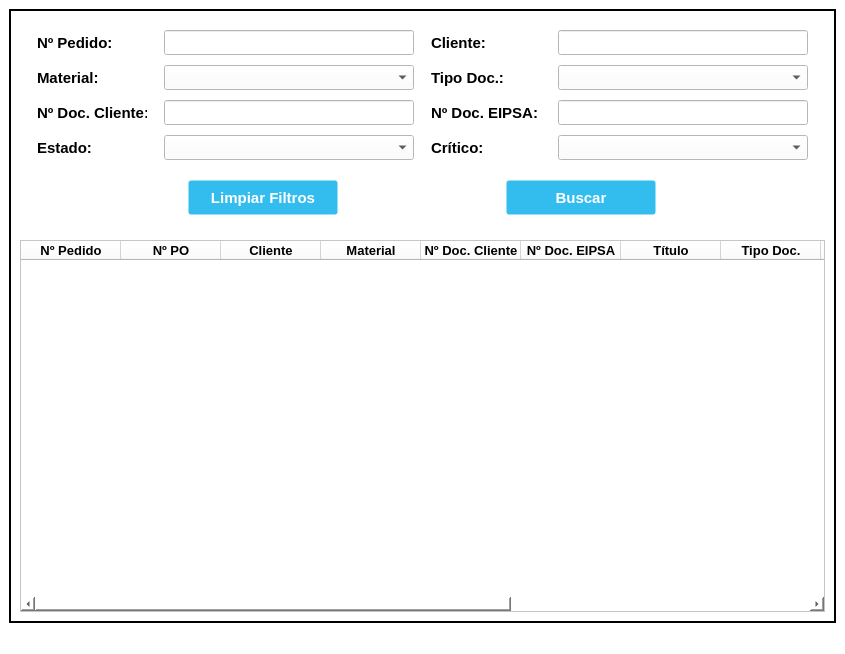
<?xml version="1.0" encoding="UTF-8"?>
<ui version="4.0">
 <class>QueryDoc_Window</class>
 <widget class="QMainWindow" name="QueryDoc_Window">
  <property name="geometry">
   <rect>
    <x>0</x>
    <y>0</y>
    <width>845</width>
    <height>654</height>
   </rect>
  </property>
  <property name="minimumSize">
   <size>
    <width>845</width>
    <height>590</height>
   </size>
  </property>
  <property name="windowTitle">
   <string>Consultar Documentación</string>
  </property>
  <property name="windowIcon">
   <iconset>
    <normaloff>//nas01/DATOS/Comunes/EIPSA-ERP/Resources/Iconos/icon.ico</normaloff>//nas01/DATOS/Comunes/EIPSA-ERP/Resources/Iconos/icon.ico</iconset>
  </property>
  <property name="styleSheet">
   <string notr="true">QWidget {
background-color: rgb(255, 255, 255);
}

.QFrame {
	border: 2px solid black;
}

QPushButton {
background-color: #33bdef;
  border: 1px solid transparent;
  border-radius: 3px;
  color: #fff;
  font-family: -apple-system,system-ui,&quot;Segoe UI&quot;,&quot;Liberation Sans&quot;,sans-serif;
  font-size: 15px;
  font-weight: 800;
  line-height: 1.15385;
  margin: 0;
  outline: none;
  padding: 8px .8em;
  text-align: center;
  text-decoration: none;
  vertical-align: baseline;
  white-space: nowrap;
}

QPushButton:hover {
	background-color: #019ad2;
	border-color: rgb(0, 0, 0);
}

QPushButton:focus {
	background-color: #019ad2;
	border-color: rgb(0, 0, 0);
}

QPushButton:pressed {
	background-color: rgb(1, 140, 190);
	border-color: rgb(255, 255, 255)
}

QPushButton:focus:pressed {
    background-color: rgb(1, 140, 190);
    border-color: rgb(255, 255, 255);
}</string>
  </property>
  <widget class="QWidget" name="centralwidget">
   <layout class="QGridLayout" name="gridLayout">
    <item row="0" column="0">
     <widget class="QFrame" name="frame">
      <property name="frameShape">
       <enum>QFrame::StyledPanel</enum>
      </property>
      <property name="frameShadow">
       <enum>QFrame::Raised</enum>
      </property>
      <layout class="QGridLayout" name="gridLayout_2">
       <property name="verticalSpacing">
        <number>10</number>
       </property>
       <item row="1" column="0">
        <layout class="QHBoxLayout" name="hLayout1">
         <item>
          <widget class="QLabel" name="label_NumOrder">
           <property name="minimumSize">
            <size>
             <width>110</width>
             <height>25</height>
            </size>
           </property>
           <property name="maximumSize">
            <size>
             <width>110</width>
             <height>25</height>
            </size>
           </property>
           <property name="font">
            <font>
             <pointsize>11</pointsize>
             <bold>true</bold>
            </font>
           </property>
           <property name="text">
            <string>Nº Pedido:</string>
           </property>
          </widget>
         </item>
         <item>
          <widget class="QLineEdit" name="NumOrder_QueryDoc">
           <property name="minimumSize">
            <size>
             <width>250</width>
             <height>25</height>
            </size>
           </property>
           <property name="maximumSize">
            <size>
             <width>250</width>
             <height>25</height>
            </size>
           </property>
           <property name="font">
            <font>
             <pointsize>10</pointsize>
            </font>
           </property>
          </widget>
         </item>
         <item>
          <widget class="QLabel" name="label_Client">
           <property name="minimumSize">
            <size>
             <width>110</width>
             <height>25</height>
            </size>
           </property>
           <property name="maximumSize">
            <size>
             <width>110</width>
             <height>25</height>
            </size>
           </property>
           <property name="font">
            <font>
             <pointsize>11</pointsize>
             <bold>true</bold>
            </font>
           </property>
           <property name="text">
            <string>Cliente:</string>
           </property>
          </widget>
         </item>
         <item>
          <widget class="QLineEdit" name="Client_QueryDoc">
           <property name="minimumSize">
            <size>
             <width>250</width>
             <height>25</height>
            </size>
           </property>
           <property name="maximumSize">
            <size>
             <width>250</width>
             <height>25</height>
            </size>
           </property>
           <property name="font">
            <font>
             <pointsize>10</pointsize>
            </font>
           </property>
          </widget>
         </item>
        </layout>
       </item>
       <item row="8" column="0">
        <widget class="QTableWidget" name="tableQueryDoc">
         <column>
          <property name="text">
           <string>Nº Pedido</string>
          </property>
          <property name="font">
           <font>
            <pointsize>10</pointsize>
            <bold>true</bold>
           </font>
          </property>
         </column>
         <column>
          <property name="text">
           <string>Nº PO</string>
          </property>
          <property name="font">
           <font>
            <pointsize>10</pointsize>
            <bold>true</bold>
           </font>
          </property>
         </column>
         <column>
          <property name="text">
           <string>Cliente</string>
          </property>
          <property name="font">
           <font>
            <pointsize>10</pointsize>
            <bold>true</bold>
           </font>
          </property>
         </column>
         <column>
          <property name="text">
           <string>Material</string>
          </property>
          <property name="font">
           <font>
            <pointsize>10</pointsize>
            <bold>true</bold>
           </font>
          </property>
         </column>
         <column>
          <property name="text">
           <string>Nº Doc. Cliente</string>
          </property>
          <property name="font">
           <font>
            <pointsize>10</pointsize>
            <bold>true</bold>
           </font>
          </property>
         </column>
         <column>
          <property name="text">
           <string>Nº Doc. EIPSA</string>
          </property>
          <property name="font">
           <font>
            <pointsize>10</pointsize>
            <bold>true</bold>
           </font>
          </property>
         </column>
         <column>
          <property name="text">
           <string>Título</string>
          </property>
          <property name="font">
           <font>
            <pointsize>10</pointsize>
            <bold>true</bold>
           </font>
          </property>
         </column>
         <column>
          <property name="text">
           <string>Tipo Doc.</string>
          </property>
          <property name="font">
           <font>
            <pointsize>10</pointsize>
            <bold>true</bold>
           </font>
          </property>
         </column>
         <column>
          <property name="text">
           <string>Crítico</string>
          </property>
          <property name="font">
           <font>
            <pointsize>10</pointsize>
            <bold>true</bold>
           </font>
          </property>
         </column>
         <column>
          <property name="text">
           <string>Estado</string>
          </property>
          <property name="font">
           <font>
            <pointsize>10</pointsize>
            <bold>true</bold>
           </font>
          </property>
         </column>
         <column>
          <property name="text">
           <string>Nº Revisión</string>
          </property>
          <property name="font">
           <font>
            <pointsize>10</pointsize>
            <bold>true</bold>
           </font>
          </property>
         </column>
         <column>
          <property name="text">
           <string>Fecha</string>
          </property>
          <property name="font">
           <font>
            <pointsize>10</pointsize>
            <bold>true</bold>
           </font>
          </property>
         </column>
         <column>
          <property name="text">
           <string>Historial</string>
          </property>
          <property name="font">
           <font>
            <pointsize>10</pointsize>
            <bold>true</bold>
           </font>
          </property>
         </column>
        </widget>
       </item>
       <item row="0" column="0">
        <spacer name="vSpacer1">
         <property name="orientation">
          <enum>Qt::Vertical</enum>
         </property>
         <property name="sizeType">
          <enum>QSizePolicy::Fixed</enum>
         </property>
         <property name="sizeHint" stdset="0">
          <size>
           <width>20</width>
           <height>10</height>
          </size>
         </property>
        </spacer>
       </item>
       <item row="4" column="0">
        <layout class="QHBoxLayout" name="hLayout4">
         <item>
          <widget class="QLabel" name="label_State">
           <property name="minimumSize">
            <size>
             <width>110</width>
             <height>25</height>
            </size>
           </property>
           <property name="maximumSize">
            <size>
             <width>110</width>
             <height>25</height>
            </size>
           </property>
           <property name="font">
            <font>
             <pointsize>11</pointsize>
             <bold>true</bold>
            </font>
           </property>
           <property name="text">
            <string>Estado:</string>
           </property>
          </widget>
         </item>
         <item>
          <widget class="QComboBox" name="comboBox_2">
           <property name="minimumSize">
            <size>
             <width>250</width>
             <height>25</height>
            </size>
           </property>
           <property name="maximumSize">
            <size>
             <width>250</width>
             <height>25</height>
            </size>
           </property>
           <property name="font">
            <font>
             <pointsize>10</pointsize>
            </font>
           </property>
          </widget>
         </item>
         <item>
          <widget class="QLabel" name="label_Critical">
           <property name="minimumSize">
            <size>
             <width>110</width>
             <height>25</height>
            </size>
           </property>
           <property name="maximumSize">
            <size>
             <width>110</width>
             <height>25</height>
            </size>
           </property>
           <property name="font">
            <font>
             <pointsize>11</pointsize>
             <bold>true</bold>
            </font>
           </property>
           <property name="text">
            <string>Crítico:</string>
           </property>
          </widget>
         </item>
         <item>
          <widget class="QComboBox" name="Critical_QueryDoc">
           <property name="minimumSize">
            <size>
             <width>250</width>
             <height>25</height>
            </size>
           </property>
           <property name="maximumSize">
            <size>
             <width>250</width>
             <height>25</height>
            </size>
           </property>
           <property name="font">
            <font>
             <pointsize>10</pointsize>
            </font>
           </property>
          </widget>
         </item>
        </layout>
       </item>
       <item row="5" column="0">
        <spacer name="vSpacer2">
         <property name="orientation">
          <enum>Qt::Vertical</enum>
         </property>
         <property name="sizeType">
          <enum>QSizePolicy::Fixed</enum>
         </property>
         <property name="sizeHint" stdset="0">
          <size>
           <width>20</width>
           <height>10</height>
          </size>
         </property>
        </spacer>
       </item>
       <item row="2" column="0">
        <layout class="QHBoxLayout" name="hLayout2">
         <item>
          <widget class="QLabel" name="label_Material">
           <property name="minimumSize">
            <size>
             <width>110</width>
             <height>25</height>
            </size>
           </property>
           <property name="maximumSize">
            <size>
             <width>110</width>
             <height>25</height>
            </size>
           </property>
           <property name="font">
            <font>
             <pointsize>11</pointsize>
             <bold>true</bold>
            </font>
           </property>
           <property name="text">
            <string>Material:</string>
           </property>
          </widget>
         </item>
         <item>
          <widget class="QComboBox" name="Material_ueryDoc">
           <property name="minimumSize">
            <size>
             <width>250</width>
             <height>25</height>
            </size>
           </property>
           <property name="maximumSize">
            <size>
             <width>250</width>
             <height>25</height>
            </size>
           </property>
           <property name="font">
            <font>
             <pointsize>10</pointsize>
            </font>
           </property>
          </widget>
         </item>
         <item>
          <widget class="QLabel" name="label_TypeDoc">
           <property name="minimumSize">
            <size>
             <width>110</width>
             <height>25</height>
            </size>
           </property>
           <property name="maximumSize">
            <size>
             <width>110</width>
             <height>25</height>
            </size>
           </property>
           <property name="font">
            <font>
             <pointsize>11</pointsize>
             <bold>true</bold>
            </font>
           </property>
           <property name="text">
            <string>Tipo Doc.:</string>
           </property>
          </widget>
         </item>
         <item>
          <widget class="QComboBox" name="TypeDoc_QueryDoc">
           <property name="minimumSize">
            <size>
             <width>250</width>
             <height>25</height>
            </size>
           </property>
           <property name="maximumSize">
            <size>
             <width>250</width>
             <height>25</height>
            </size>
           </property>
           <property name="font">
            <font>
             <pointsize>10</pointsize>
            </font>
           </property>
          </widget>
         </item>
        </layout>
       </item>
       <item row="6" column="0">
        <layout class="QHBoxLayout" name="hLayout5">
         <item>
          <widget class="QPushButton" name="Button_Clean">
           <property name="minimumSize">
            <size>
             <width>150</width>
             <height>35</height>
            </size>
           </property>
           <property name="maximumSize">
            <size>
             <width>150</width>
             <height>35</height>
            </size>
           </property>
           <property name="text">
            <string>Limpiar Filtros</string>
           </property>
           <property name="autoDefault">
            <bool>true</bool>
           </property>
          </widget>
         </item>
         <item>
          <widget class="QPushButton" name="Button_Query">
           <property name="minimumSize">
            <size>
             <width>150</width>
             <height>35</height>
            </size>
           </property>
           <property name="maximumSize">
            <size>
             <width>150</width>
             <height>35</height>
            </size>
           </property>
           <property name="text">
            <string>Buscar</string>
           </property>
           <property name="autoDefault">
            <bool>true</bool>
           </property>
          </widget>
         </item>
        </layout>
       </item>
       <item row="7" column="0">
        <spacer name="vSpacer3">
         <property name="orientation">
          <enum>Qt::Vertical</enum>
         </property>
         <property name="sizeType">
          <enum>QSizePolicy::Fixed</enum>
         </property>
         <property name="sizeHint" stdset="0">
          <size>
           <width>20</width>
           <height>15</height>
          </size>
         </property>
        </spacer>
       </item>
       <item row="3" column="0">
        <layout class="QHBoxLayout" name="hLayout3">
         <item>
          <widget class="QLabel" name="label_NumDocClient">
           <property name="minimumSize">
            <size>
             <width>110</width>
             <height>25</height>
            </size>
           </property>
           <property name="maximumSize">
            <size>
             <width>110</width>
             <height>25</height>
            </size>
           </property>
           <property name="font">
            <font>
             <pointsize>11</pointsize>
             <bold>true</bold>
            </font>
           </property>
           <property name="text">
            <string>Nº Doc. Cliente:</string>
           </property>
          </widget>
         </item>
         <item>
          <widget class="QLineEdit" name="NumDocClient_QueryDoc">
           <property name="minimumSize">
            <size>
             <width>250</width>
             <height>25</height>
            </size>
           </property>
           <property name="maximumSize">
            <size>
             <width>250</width>
             <height>25</height>
            </size>
           </property>
           <property name="font">
            <font>
             <pointsize>10</pointsize>
            </font>
           </property>
          </widget>
         </item>
         <item>
          <widget class="QLabel" name="label_NumDocEipsa">
           <property name="minimumSize">
            <size>
             <width>110</width>
             <height>25</height>
            </size>
           </property>
           <property name="maximumSize">
            <size>
             <width>110</width>
             <height>25</height>
            </size>
           </property>
           <property name="font">
            <font>
             <pointsize>11</pointsize>
             <bold>true</bold>
            </font>
           </property>
           <property name="text">
            <string>Nº Doc. EIPSA:</string>
           </property>
          </widget>
         </item>
         <item>
          <widget class="QLineEdit" name="NumDocEipsa_QueryDoc">
           <property name="minimumSize">
            <size>
             <width>250</width>
             <height>25</height>
            </size>
           </property>
           <property name="maximumSize">
            <size>
             <width>250</width>
             <height>25</height>
            </size>
           </property>
           <property name="font">
            <font>
             <pointsize>10</pointsize>
            </font>
           </property>
          </widget>
         </item>
        </layout>
       </item>
      </layout>
     </widget>
    </item>
   </layout>
  </widget>
  <widget class="QMenuBar" name="menubar">
   <property name="geometry">
    <rect>
     <x>0</x>
     <y>0</y>
     <width>845</width>
     <height>22</height>
    </rect>
   </property>
  </widget>
  <widget class="QStatusBar" name="statusbar"/>
 </widget>
 <tabstops>
  <tabstop>NumOrder_QueryDoc</tabstop>
  <tabstop>Client_QueryDoc</tabstop>
  <tabstop>Button_Clean</tabstop>
  <tabstop>Button_Query</tabstop>
  <tabstop>tableQueryDoc</tabstop>
 </tabstops>
 <resources/>
 <connections/>
</ui>
